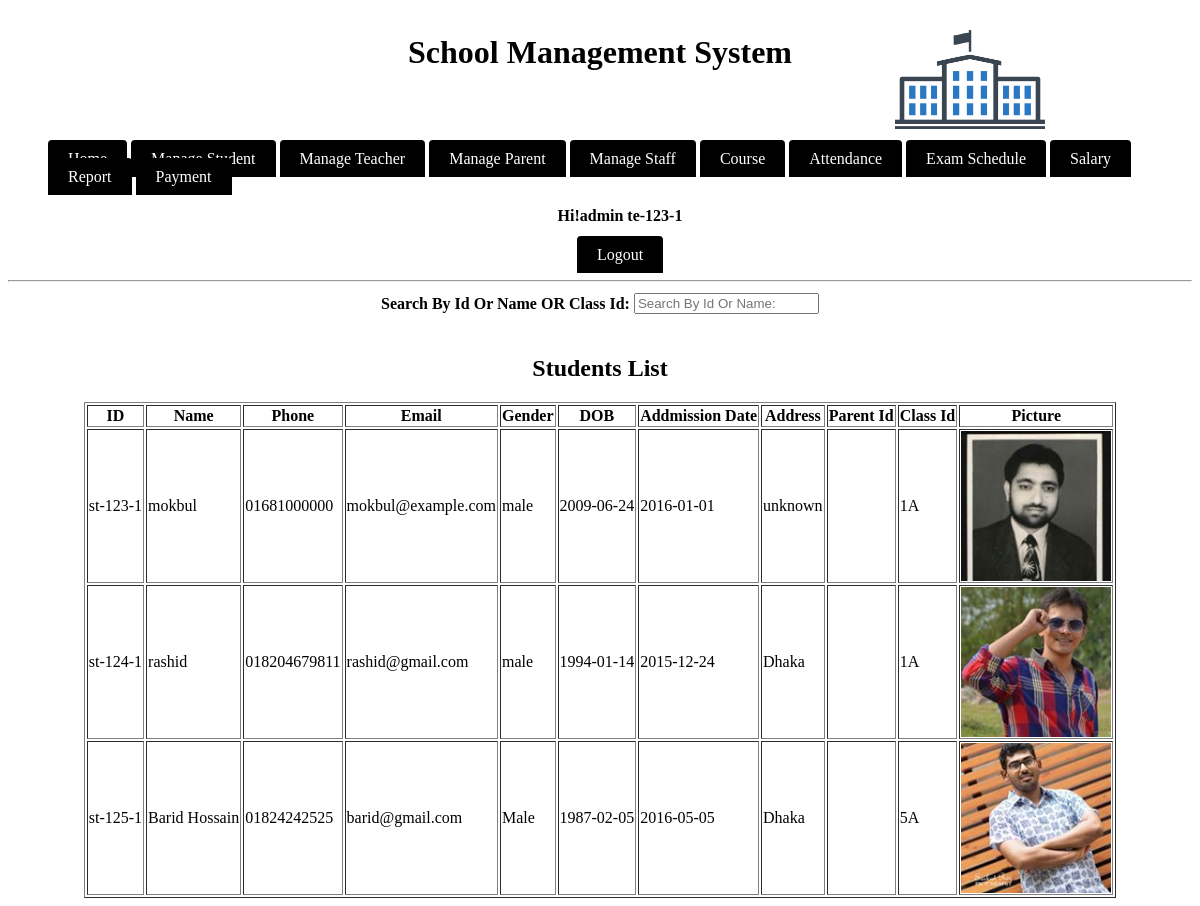
Screenshot of /module/teacher/viewStudent.php (signed in) with the database file from the repository.
### tables this page shows
CREATE TABLE IF NOT EXISTS `students` (
  `id` varchar(20) NOT NULL,
  `name` varchar(20) NOT NULL,
  `password` varchar(20) NOT NULL,
  `phone` varchar(13) NOT NULL,
  `email` varchar(20) NOT NULL,
  `sex` varchar(7) NOT NULL,
  `dob` date NOT NULL,
  `addmissiondate` date NOT NULL,
  `address` varchar(50) NOT NULL,
  `parentid` varchar(20) NOT NULL,
  `classid` varchar(20) NOT NULL,
  UNIQUE KEY `id` (`id`)
);

### module/teacher/main.php (called while the page is built, shortened)
<?php
$check=$_SESSION['login_id'];
$session=mysql_query("SELECT name  FROM teachers WHERE id='$check' ");
$row=mysql_fetch_array($session);
$login_session = $loged_user_name = $row['name'];
?>

### module/teacher/viewStudent.php (the view, shortened to what this page needs)
<?php
include_once('main.php');
$sql = "SELECT * FROM students;";
$res= mysql_query($sql);
$string = "";
$images_dir = "../images/";
while($row = mysql_fetch_array($res)){
    $picname = $row['id'];
    $string .= '<tr><td>'.$row['id'].'</td><td>'.$row['name'].
    '</td><td>'.$row['phone'].'</td><td>'.$row['email'].
    '</td><td>'.$row['sex'].'</td><td>'.$row['dob'].
    '</td><td>'.$row['addmissiondate'].'</td><td>'.$row['address'].
    '</td><td>'.$row['parrentid'].'</td><td>'.$row['classid'].
    "</td><td><img src='".$images_dir.$picname.".jpg' alt='$picname' width='150' height='150'>".'</td></tr>';
}
?>
<html>
    <head>
		    <link rel="stylesheet" type="text/css" href="../../source/CSS/style.css">
		</head>
    <body>
			  <div class="header"><h1>School Management System</h1></div>
			  <div class="divtopcorner">
				    <img src="../../source/logo.jpg" height="150" width="150" alt="School Management System"/>
				</div>
			<br/><br/>
				<ul>
				    <li class="manulist">
						    <a class ="menulista" href="index.php">Home</a>
								<a class ="menulista" href="manageStudent.php">Manage Student</a>
								<a class ="menulista" href="index.php">Manage Teacher</a>
								<a class ="menulista" href="index.php">Manage Parent</a>
								<a class ="menulista" href="index.php">Manage Staff</a>
								<a class ="menulista" href="index.php">Course</a>
								<a class ="menulista" href="index.php">Attendance</a>
								<a class ="menulista" href="index.php">Exam Schedule</a>
								<a class ="menulista" href="index.php">Salary</a>
								<a class ="menulista" href="index.php">Report</a>
								<a class ="menulista" href="index.php">Payment</a>
								<div align="center">
								<h4>Hi!admin <?php echo $check." ";?></h4>
								<a class ="menulista" href="logout.php" onmouseover="changemouseover(this);" onmouseout="changemouseout(this,'<?php echo ucfirst($loged_user_name);?>');"><?php echo "Logout";?></a>
						</div>
								</li>
				</ul>
			  <hr/>
        <center>
            <table>
                <tr>
                    <td><b>Search By Id Or Name OR Class Id: </b></td>
                    <td><input type="text" name="searchId" placeholder="Search By Id Or Name:" onkeyup="getStudent(this.value);"></td>
                </tr>
            </table>
        </center>
        <br/>
        <center><h2>Students List</h2></center>
        <center>
            <table border="1" id='studentList'>
                <tr>
                    <th>ID</th>
                    <th>Name</th>
                    <th>Phone</th>
                    <th>Email</th>
                    <th>Gender</th>
                    <th>DOB</th>
                    <th>Addmission Date</th>
                    <th>Address</th>
                    <th>Parent Id</th>
                    <th>Class Id</th>
                    <th>Picture</th>
                </tr>
                <?php echo $string;?>
            </table>
        </center>
		</body>
</html>

### source/CSS/style.css (style rules this page uses)
.divtopcorner { position:absolute; top:0px; right: 150px; color:black; text-align:center; padding:5px; }
.header { color:black; text-align:center; padding:5px; }
.manulist { display:inline; left:100px; }
.menulista { background-color: black; color: white; padding: 10px 20px; text-decoration: none; border-radius: 4px 4px 0 0; }

### rows the page displays
students: id "st-123-1", name "mokbul", phone "01681000000", email "mokbul@example.com", sex "male", dob "2009-06-24", addmissiondate "2016-01-01", address "unknown", classid "1A", id (picture)
students: id "st-124-1", name "rashid", phone "018204679811", email "rashid@gmail.com", sex "male", dob "1994-01-14", addmissiondate "2015-12-24", address "Dhaka", classid "1A", id (picture)
students: id "st-125-1", name "Barid Hossain", phone "01824242525", email "barid@gmail.com", sex "Male", dob "1987-02-05", addmissiondate "2016-05-05", address "Dhaka", classid "5A", id (picture)

### other values shown
$check "te-123-1"
